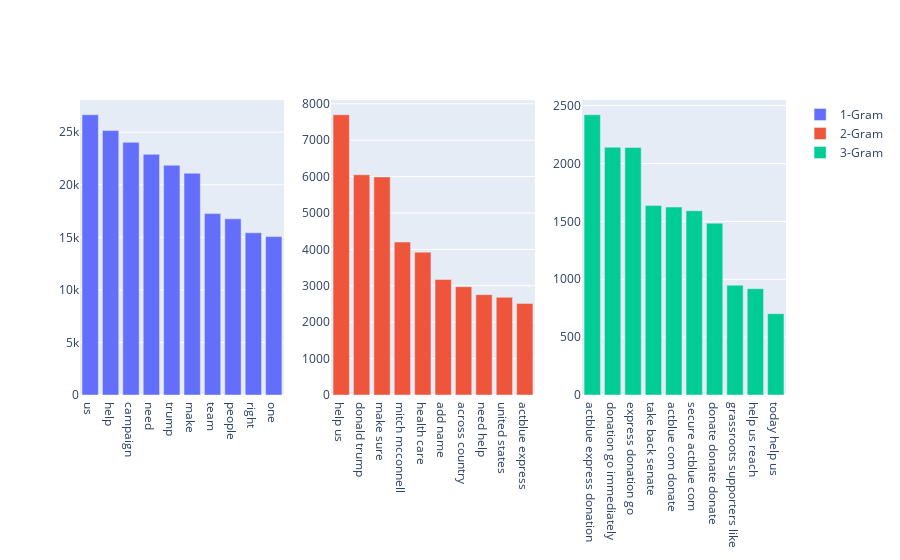

The notebook cell this image was saved under:
### Code cell
df_dom_dem = df_dom[df_dom['party']=="Democratic"]

top_bigrams1 = pd.DataFrame(get_top_ngram(df_dom_dem['cleaned_body'],1)[:10],columns=['word','count'])
top_bigrams2 = pd.DataFrame(get_top_ngram(df_dom_dem['cleaned_body'],2)[:10],columns=['word','count'])
top_bigrams3 = pd.DataFrame(get_top_ngram(df_dom_dem['cleaned_body'],3)[:10],columns=['word','count'])

#Make subplots to display different slices of data all together on one plot
fig = make_subplots(rows=1, cols=3, start_cell="bottom-left")

fig.add_trace(go.Bar(x=top_bigrams1['word'], y=top_bigrams1['count'], name='1-Gram'),row=1, col=1)
fig.add_trace(go.Bar(x=top_bigrams2['word'], y=top_bigrams2['count'], name='2-Gram'),row=1, col=2)
fig.add_trace(go.Bar(x=top_bigrams3['word'], y=top_bigrams3['count'], name='3-Gram'),row=1, col=3)

fig.show()

### Figure 1 — Plotly figure (JSON) as saved in the notebook; plotly's stock layout.template omitted (floating-point values rounded to 4 significant figures)
{"data": [{"name": "1-Gram", "type": "bar", "x": ["us", "help", "campaign", "need", "trump", "make", "team", "people", "right", "one"], "xaxis": "x", "y": [26657, 25159, 24030, 22894, 21854, 21093, 17253, 16753, 15434, 15069], "yaxis": "y"}, {"name": "2-Gram", "type": "bar", "x": ["help us", "donald trump", "make sure", "mitch mcconnell", "health care", "add name", "across country", "need help", "united states", "actblue express"], "xaxis": "x2", "y": [7698, 6050, 5990, 4202, 3924, 3172, 2974, 2756, 2684, 2516], "yaxis": "y2"}, {"name": "3-Gram", "type": "bar", "x": ["actblue express donation", "donation go immediately", "express donation go", "take back senate", "actblue com donate", "secure actblue com", "donate donate donate", "grassroots supporters like", "help us reach", "today help us"], "xaxis": "x3", "y": [2422, 2142, 2140, 1637, 1624, 1592, 1485, 949, 919, 703], "yaxis": "y3"}], "layout": {"xaxis": {"anchor": "y", "domain": [0, 0.2889]}, "xaxis2": {"anchor": "y2", "domain": [0.3556, 0.6444]}, "xaxis3": {"anchor": "y3", "domain": [0.7111, 1]}, "yaxis": {"anchor": "x", "domain": [0, 1]}, "yaxis2": {"anchor": "x2", "domain": [0, 1]}, "yaxis3": {"anchor": "x3", "domain": [0, 1]}}}
